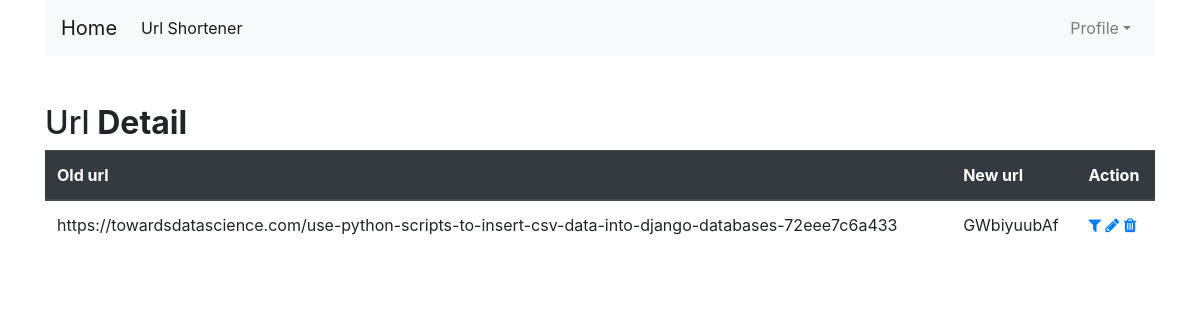
Screenshot of /url/6/ (signed in) with the database file from the repository.
### short/models.py (models this page shows, shortened)
class Url(models.Model):
    url = models.CharField(max_length=250)
    slug = models.CharField(max_length=15)

### short/views.py (the view)
# urls.py: path('url/<int:pk>/',UrlDetailView.as_view(),name='url-detail'),
class UrlDetailView(BaseView,DetailView):
    template_name = "short/pages/url_detail.html"

### short/templates/short/pages/url_detail.html
{% include 'short/base.html' %}
{% block content %}
    <div class="container mt-5">
        <div class="table-title">
            <div class="row">
                {% block header %}
                    <div class="col-sm-8"><h2>Url<b> Detail</b></h2></div>
                {% endblock header %}
            </div>
        </div>
        <table class="table table-hover ">
            <thead class="thead-dark">
                <tr>
                    <th scope="col">Old url</th>
                    <th scope="col">New url</th>
                    <th scope="col">Action</th>
                </tr>
            </thead>
            <tbody>
                <tr>
                    <td>{{ object.url }}</td>
                    <td>{{ object.slug }}</td>
                    <td>
                        <a
                            type="button"
                            {% comment %} class="btn btn-sm btn-secondary" {% endcomment %}
                            href="{% url 'url-detail' object.id %}">
                            <i class="fa fa-filter" aria-hidden="true"></i>
                        </a>
                        <a
                            type="button"
                            {% comment %} class="btn btn-sm btn-info" {% endcomment %}
                            href="{% url 'url-update' object.id %}">
                            <i class="fa fa-pencil" aria-hidden="true"></i>
                        </a>
                        <a
                            type="button"
                            {% comment %} class="btn btn-sm btn-danger" {% endcomment %}
                            href="{% url 'url-delete' object.id %}">
                            <i class="fa fa-trash" aria-hidden="true"></i>
                        </a>
                    </td>
                </tr>
            </tbody>
        </table>
    </div>
{% endblock content %}

### rows the page displays
Url: url "https://towardsdatascience.com/use-python-scripts-to-insert-csv-data-into-django-databases-72eee7c6a433", slug "GWbiyuubAf"
